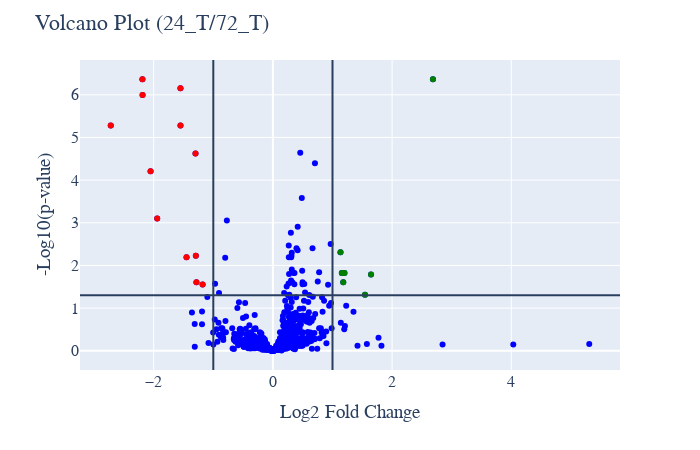

Notebook code cell kept with this figure:
### Code cell
# Abundance Volcano plot
plot_options={
            "compare groups": [0, 2],
            "title": "Volcano Plot",
            "X Title": "Log2 Fold Change",
            "Y Title": "-Log10(p-value)",
            "up color": "green",
            "down color": "red",
            "all color": "blue",
            "width": 700,
            "height": 450,
            "font": dict(size=16, family="Arial black"),
            "ylimits": [],
            "xlimits": [],
            "help for information only": \
            "compare groups: list of two numbers default [0,1] means compare" \
            "the second group again the first group." \
            "xlimits: list or tuple of two numbers [0,10]." \
        }
figure, _, _ =volcano_plots(data_obj, plot_options, saved_settings)
figure.show()
#figure.write_image("images/test.svg")

### Figure 1 — Plotly figure (JSON) as saved in the notebook; plotly's stock layout.template omitted (floating-point values rounded to 4 significant figures; data arrays with more than 128 entries replaced by an {"elided": "..."} marker saying what was removed)
{"data": [{"hovertemplate": "%{text}<br>x=: %{x} <br>y=: %{y}", "legendgroup": "", "marker": {"color": "#636efa", "symbol": "circle"}, "mode": "markers", "name": "", "orientation": "v", "showlegend": false, "type": "scatter", "xaxis": "x", "yaxis": "y"}, {"hovertemplate": "%{text}<br>x=: %{x} <br>y=: %{y}", "marker": {"color": "blue"}, "mode": "markers", "text": {"elided": "873 str values"}, "type": "scatter", "x": {"elided": "873 float values"}, "y": {"elided": "873 float values"}}, {"hovertemplate": "%{text}<br>x=: %{x} <br>y=: %{y}", "marker": {"color": "red"}, "mode": "markers", "text": ["O75531", "O95163", "P01040", "P02768", "P05109", "P06702", "P07858", "P25311", "P81605", "Q04637", "Q96BN6", "Q9HCN8"], "type": "scatter", "x": [-1.283, -2.053, -1.551, -1.551, -2.187, -2.721, -1.293, -1.942, -2.189, -1.18, -1.449, -1.299], "y": [1.605, 4.211, 6.155, 5.28, 5.996, 5.28, 2.226, 3.099, 6.365, 1.556, 2.195, 4.625]}, {"hovertemplate": "%{text}<br>x=: %{x} <br>y=: %{y}", "marker": {"color": "green"}, "mode": "markers", "text": ["O14737", "P06703", "P21912", "Q02790", "Q10589", "Q14258", "Q96M29"], "type": "scatter", "x": [1.646, 2.686, 1.2, 1.18, 1.545, 1.157, 1.134], "y": [1.786, 6.365, 1.824, 1.605, 1.314, 1.824, 2.308]}], "layout": {"font": {"family": "Arial black", "size": 16}, "height": 450, "legend": {"tracegroupgap": 0}, "margin": {"t": 60}, "shapes": [{"type": "line", "x0": 0, "x1": 1, "xref": "x domain", "y0": 1.301, "y1": 1.301, "yref": "y"}, {"type": "line", "x0": -1, "x1": -1, "xref": "x", "y0": 0, "y1": 1, "yref": "y domain"}, {"type": "line", "x0": 1, "x1": 1, "xref": "x", "y0": 0, "y1": 1, "yref": "y domain"}], "showlegend": false, "title": {"text": "Volcano Plot (24_T/72_T)"}, "width": 700, "xaxis": {"anchor": "y", "domain": [0, 1], "title": {"text": "Log2 Fold Change"}}, "yaxis": {"anchor": "x", "domain": [0, 1], "title": {"text": "-Log10(p-value)"}}}}
